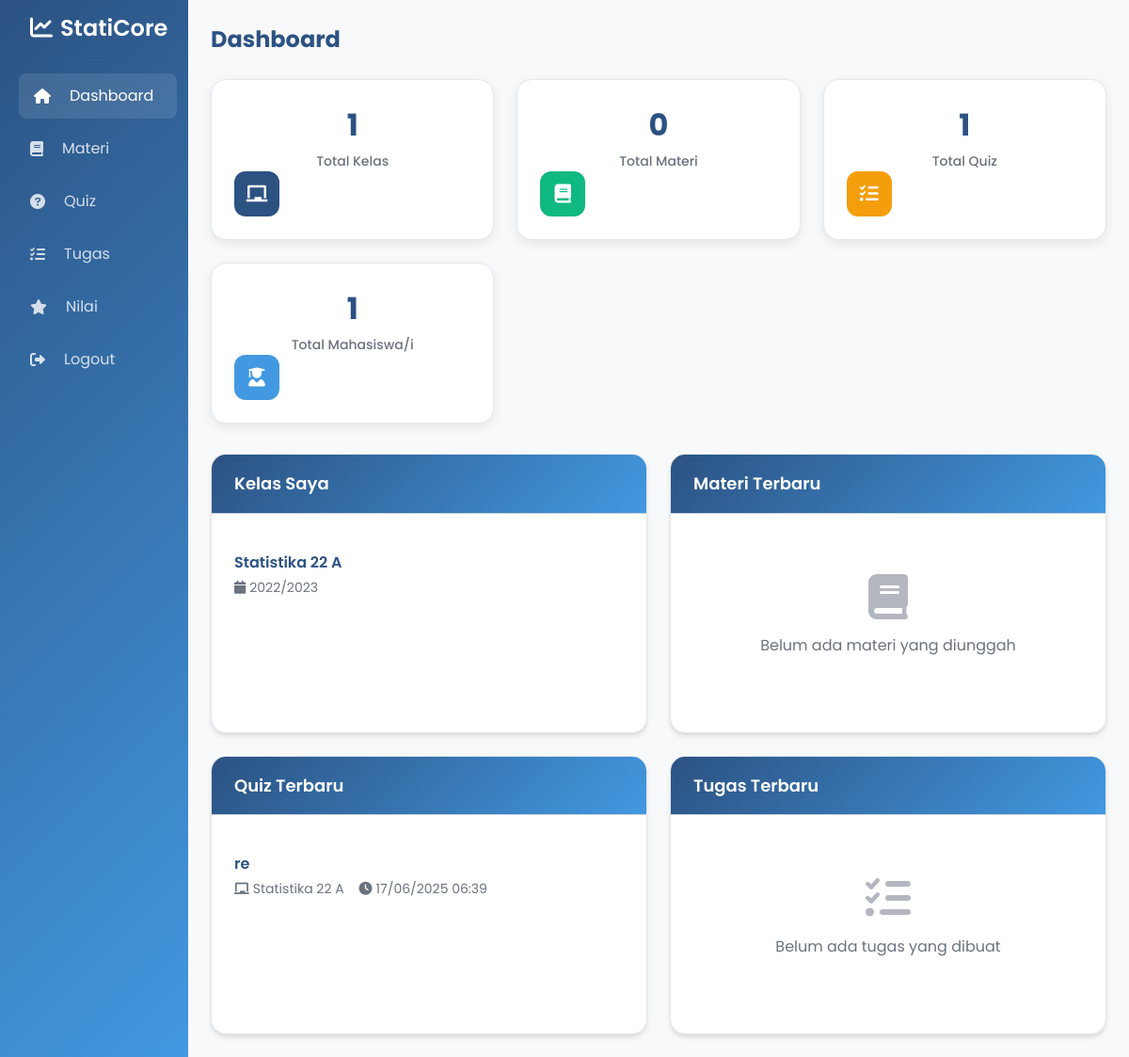
Page /views/guru/dashboard.php (signed in) on the committed database.
### tables this page shows
CREATE TABLE `kelas` (
  `id` int(11) NOT NULL,
  `nama_kelas` varchar(50) NOT NULL,
  `tahun_ajaran` varchar(9) NOT NULL,
  `created_at` timestamp NOT NULL DEFAULT current_timestamp()
);

CREATE TABLE `quiz` (
  `id` int(11) NOT NULL,
  `judul` varchar(255) NOT NULL,
  `deskripsi` text DEFAULT NULL,
  `kelas_id` int(11) NOT NULL,
  `guru_id` int(11) NOT NULL,
  `waktu_mulai` datetime NOT NULL,
  `waktu_selesai` datetime NOT NULL,
  `durasi` int(11) NOT NULL,
  `created_at` timestamp NOT NULL DEFAULT current_timestamp()
);

### views/guru/dashboard.php (the view, shortened to what this page needs)
<?php
$db = new Database();
$conn = $db->getConnection();
$teacher_id = $_SESSION['user_id'];
$stats = [
    'total_kelas' => $conn->query("SELECT COUNT(DISTINCT kelas_id) FROM guru_kelas WHERE guru_id = $teacher_id")->fetchColumn(),
    'total_materi' => $conn->query("SELECT COUNT(*) FROM materi WHERE guru_id = $teacher_id")->fetchColumn(),
    'total_quiz' => $conn->query("SELECT COUNT(*) FROM quiz WHERE guru_id = $teacher_id")->fetchColumn(),
    'total_siswa' => $conn->query("
        SELECT COUNT(DISTINCT sk.siswa_id)
        FROM siswa_kelas sk
        JOIN guru_kelas gk ON sk.kelas_id = gk.kelas_id
        WHERE gk.guru_id = $teacher_id
    ")->fetchColumn()
];
$stmt = $conn->prepare("
    SELECT k.* FROM kelas k
    JOIN guru_kelas gk ON k.id = gk.kelas_id
    WHERE gk.guru_id = ?
    ORDER BY k.tahun_ajaran DESC, k.nama_kelas
");
$stmt->execute([$teacher_id]);
$classes = $stmt->fetchAll();
$stmt = $conn->prepare("
    SELECT m.*, k.nama_kelas
    FROM materi m
    JOIN kelas k ON m.kelas_id = k.id
    WHERE m.guru_id = ?
    ORDER BY m.created_at DESC
    LIMIT 5
");
$stmt->execute([$teacher_id]);
$recent_materi = $stmt->fetchAll();
$stmt = $conn->prepare("
    SELECT q.*, k.nama_kelas
    FROM quiz q
    JOIN kelas k ON q.kelas_id = k.id
    WHERE q.guru_id = ?
    ORDER BY q.created_at DESC
    LIMIT 5
");
$stmt->execute([$teacher_id]);
$recent_quiz = $stmt->fetchAll();
$stmt = $conn->prepare("
    SELECT t.*, k.nama_kelas, jt.nama as jenis_tugas
    FROM tugas t
    JOIN kelas k ON t.kelas_id = k.id
    JOIN jenis_tugas jt ON t.jenis_tugas_id = jt.id
    WHERE t.guru_id = ?
    ORDER BY t.created_at DESC
    LIMIT 5
");
$stmt->execute([$teacher_id]);
$recent_tugas = $stmt->fetchAll();
?>
<!DOCTYPE html>
<html lang="id">
<head>
    <link href="https://cdn.jsdelivr.net/npm/bootstrap@5.3.0/dist/css/bootstrap.min.css" rel="stylesheet">
    <link href="https://cdnjs.cloudflare.com/ajax/libs/font-awesome/6.0.0/css/all.min.css" rel="stylesheet">
</head>
<body>
    <div class="container-fluid">
        <div class="row">
            <div class="col-md-3 col-lg-2 px-0 sidebar" id="drawerSidebar">
                <div class="p-3">
                    <h4><i class="fas fa-chart-line me-2"></i>StatiCore</h4>
                    <hr>
                    <ul class="nav flex-column">
                        <li class="nav-item">
                            <a class="nav-link active" href="dashboard.php">
                                <i class="fas fa-home me-2"></i>Dashboard
                            </a>
                        </li>
                        <li class="nav-item">
                            <a class="nav-link" href="upload_materi.php">
                                <i class="fas fa-book me-2"></i>Materi
                            </a>
                        </li>
                        <li class="nav-item">
                            <a class="nav-link" href="kelola_quiz.php">
                                <i class="fas fa-question-circle me-2"></i>Quiz
                            </a>
                        </li>
                        <li class="nav-item">
                            <a class="nav-link" href="kelola_tugas.php">
                                <i class="fas fa-tasks me-2"></i>Tugas
                            </a>
                        </li>
                        <li class="nav-item">
                            <a class="nav-link" href="nilai_siswa.php">
                                <i class="fas fa-star me-2"></i>Nilai
                            </a>
                        </li>
                        <li class="nav-item">
                            <a class="nav-link" href="../../logout.php" id="logoutBtn">
                                <i class="fas fa-sign-out-alt me-2"></i>Logout
                            </a>
                        </li>
                    </ul>
                </div>
            </div>
            <div class="col-md-9 col-lg-10 p-4">
                <div class="mb-4 Title">Dashboard</div>
                <div class="stats-grid">
                    <div class="stat-card">
                        <div class="stat-card-header">
                            <div>
                                <div class="stat-number"><?php echo number_format($stats['total_kelas']); ?></div>
                                <div class="stat-label">Total Kelas</div>
                            </div>
                            <div class="stat-icon primary">
                                <i class="fas fa-chalkboard"></i>
                            </div>
                        </div>
                    </div>
                    <div class="stat-card">
                        <div class="stat-card-header">
                            <div>
                                <div class="stat-number"><?php echo number_format($stats['total_materi']); ?></div>
                                <div class="stat-label">Total Materi</div>
                            </div>
                            <div class="stat-icon success">
                                <i class="fas fa-book"></i>
                            </div>
                        </div>
                    </div>
                    <div class="stat-card">
                        <div class="stat-card-header">
                            <div>
                                <div class="stat-number"><?php echo number_format($stats['total_quiz']); ?></div>
                                <div class="stat-label">Total Quiz</div>
                            </div>
                            <div class="stat-icon warning">
                                <i class="fas fa-tasks"></i>
                            </div>
                        </div>
                    </div>
                    <div class="stat-card">
                        <div class="stat-card-header">
                            <div>
                                <div class="stat-number"><?php echo number_format($stats['total_siswa']); ?></div>
                                <div class="stat-label">Total Mahasiswa/i</div>
                            </div>
                            <div class="stat-icon secondary">
                                <i class="fas fa-user-graduate"></i>
                            </div>
                        </div>
                    </div>
                </div>
                <div class="content-grid">
                    <div class="card">
                        <div class="card-header">
                            <h3 class="card-title">Kelas Saya</h3>
                        </div>
                        <div class="card-body">
                            <?php if (empty($classes)): ?>
                                <div class="empty-state">
                                    <i class="fas fa-chalkboard"></i>
                                    <p>Belum ada kelas yang diampu</p>
                                </div>
                            <?php else: ?>
                                <?php foreach ($classes as $class): ?>
                                    <div class="list-item">
                                        <a href="detail_kelas.php?id=<?php echo htmlspecialchars($class['id']); ?>"
                                            class="list-item-link">
                                            <div class="list-item-title"><?php echo htmlspecialchars($class['nama_kelas']); ?>
                                            </div>
                                            <div class="list-item-meta">
                                                <span><i
                                                        class="fas fa-calendar"></i><?php echo htmlspecialchars($class['tahun_ajaran']); ?></span>
                                            </div>
                                        </a>
                                    </div>
                                <?php endforeach; ?>
                            <?php endif; ?>
                        </div>
                    </div>
                    <div class="card">
                        <div class="card-header">
                            <h3 class="card-title">Materi Terbaru</h3>
                        </div>
                        <div class="card-body">
                            <?php if (empty($recent_materi)): ?>
                                <div class="empty-state">
                                    <i class="fas fa-book"></i>
                                    <p>Belum ada materi yang diunggah</p>
                                </div>
                            <?php endif; ?>
                        </div>
                    </div>
                    <div class="card">
                        <div class="card-header">
                            <h3 class="card-title">Quiz Terbaru</h3>
                        </div>
                        <div class="card-body">
                            <?php if (empty($recent_quiz)): ?>
                                <div class="empty-state">
                                    <i class="fas fa-tasks"></i>
                                    <p>Belum ada quiz yang dibuat</p>
                                </div>
                            <?php else: ?>
                                <?php foreach ($recent_quiz as $quiz): ?>
                                    <div class="list-item">
                                        <div class="list-item-title"><?php echo htmlspecialchars($quiz['judul']); ?></div>
                                        <div class="list-item-meta">
                                            <span><i
                                                    class="fas fa-chalkboard"></i><?php echo htmlspecialchars($quiz['nama_kelas']); ?></span>
                                            <span><i
                                                    class="fas fa-clock"></i><?php echo date('d/m/Y H:i', strtotime($quiz['created_at'])); ?></span>
                                        </div>
                                    </div>
                                <?php endforeach; ?>
                            <?php endif; ?>
                        </div>
                    </div>
                    <div class="card">
                        <div class="card-header">
                            <h3 class="card-title">Tugas Terbaru</h3>
                        </div>
                        <div class="card-body">
                            <?php if (empty($recent_tugas)): ?>
                                <div class="empty-state">
                                    <i class="fas fa-tasks"></i>
                                    <p>Belum ada tugas yang dibuat</p>
                                </div>
                            <?php endif; ?>
                        </div>
                    </div>
                </div>
            </div>
        </div>
    </div>
</body>
</html>

### views/guru/dashboard.php (style rules this page uses)
:root { --primary: #2c5282; --secondary: #4299e1; --accent: #f6ad55; --light: #f7fafc; --white: #FFFFFF; --gray-50: #F9FAFB; --gray-100: #F3F4F6; --gray-200: #E5E7EB; --gray-300: #D1D5DB; --gray-500: #6B7280; --gray-600: #4B5563; --gray-700: #374151; --gray-800: #1F2937; --success: #10B981; --warning: #F59E0B; --info: #3B82F6; --danger: #EF4444; --border-radius-sm: 8px; --border-radius-md: 12px; --border-radius-lg: 16px; }
body { font-family: 'Poppins', sans-serif; background-color: #f8f9fa; color: var(--primary); }
.Title { font-size: 1.5rem; font-weight: 700; margin-bottom: 30px; color: var(--primary); }
.sidebar { background: linear-gradient(135deg, var(--primary), var(--secondary)); min-height: 100vh; transition: all 0.3s ease; }
.sidebar .nav-link { color: rgba(255, 255, 255, 0.8); border-radius: var(--border-radius-sm); padding: 0.75rem 1rem; margin-bottom: 0.5rem; display: flex; align-items: center; gap: 0.75rem; }
.sidebar .nav-link:hover, .sidebar .nav-link.active { color: white; background-color: rgba(255, 255, 255, 0.1); transform: translateX(4px); }
.sidebar h4 { font-weight: 600; padding-left: 1rem; color: white; }
.stats-grid { display: grid; grid-template-columns: repeat(auto-fit, minmax(240px, 1fr)); gap: 24px; margin-bottom: 32px; }
.stat-card { background: white; border-radius: var(--border-radius-lg); box-shadow: 0 4px 12px rgba(0, 0, 0, 0.08); padding: 1.5rem; text-align: center; transition: all 0.3s ease; border: 1px solid var(--gray-200); position: relative; overflow: hidden; }
.stat-icon { width: 48px; height: 48px; border-radius: var(--border-radius-md); display: flex; align-items: center; justify-content: center; font-size: 20px; color: var(--white); }
.stat-icon.primary { background: var(--primary); }
.stat-icon.success { background: var(--success); }
.stat-icon.warning { background: var(--warning); }
.stat-icon.secondary { background: var(--secondary); }
.stat-number { font-size: 32px; font-weight: 700; color: var(--primary); margin-bottom: 4px; }
.stat-label { color: var(--gray-500); font-size: 14px; font-weight: 500; }
.content-grid { display: grid; grid-template-columns: repeat(auto-fit, minmax(400px, 1fr)); gap: 24px; }
.card { background: var(--white); border-radius: var(--border-radius-lg); box-shadow: 0 4px 6px -1px rgba(0, 0, 0, 0.1), 0 2px 4px -1px rgba(0, 0, 0, 0.06); border: 1px solid var(--gray-200); overflow: hidden; transition: all 0.3s ease; }
.card-header { padding: 20px 24px; border-bottom: 1px solid var(--gray-300); background: linear-gradient(135deg, var(--primary), var(--secondary)); color: white; }
.card-title { font-size: 18px; font-weight: 600; color: white; margin: 0; }
.card-body { padding: 24px; }
.list-item { padding: 16px 0; border-bottom: 1px solid var(--gray-200); transition: all 0.3s ease; }
.list-item:last-child { border-bottom: none; }
.list-item-link { text-decoration: none; color: inherit; display: block; }
.list-item-title { font-size: 16px; font-weight: 600; color: var(--primary); margin-bottom: 4px; }
.list-item-meta { display: flex; align-items: center; gap: 16px; color: var(--gray-500); font-size: 14px; }
.list-item-meta i { margin-right: 4px; }
.empty-state { text-align: center; padding: 40px 20px; color: var(--gray-500); }
.empty-state i { font-size: 48px; margin-bottom: 16px; opacity: 0.5; }

### rows in the picture
kelas: nama_kelas "Statistika 22 A", tahun_ajaran "2022/2023"
quiz: judul "re", kelas.nama_kelas "Statistika 22 A", created_at "17/06/2025 06:39"

### other values in the picture
$stats['total_kelas'] "1"
$stats['total_materi'] "0"
$stats['total_quiz'] "1"
$stats['total_siswa'] "1"
